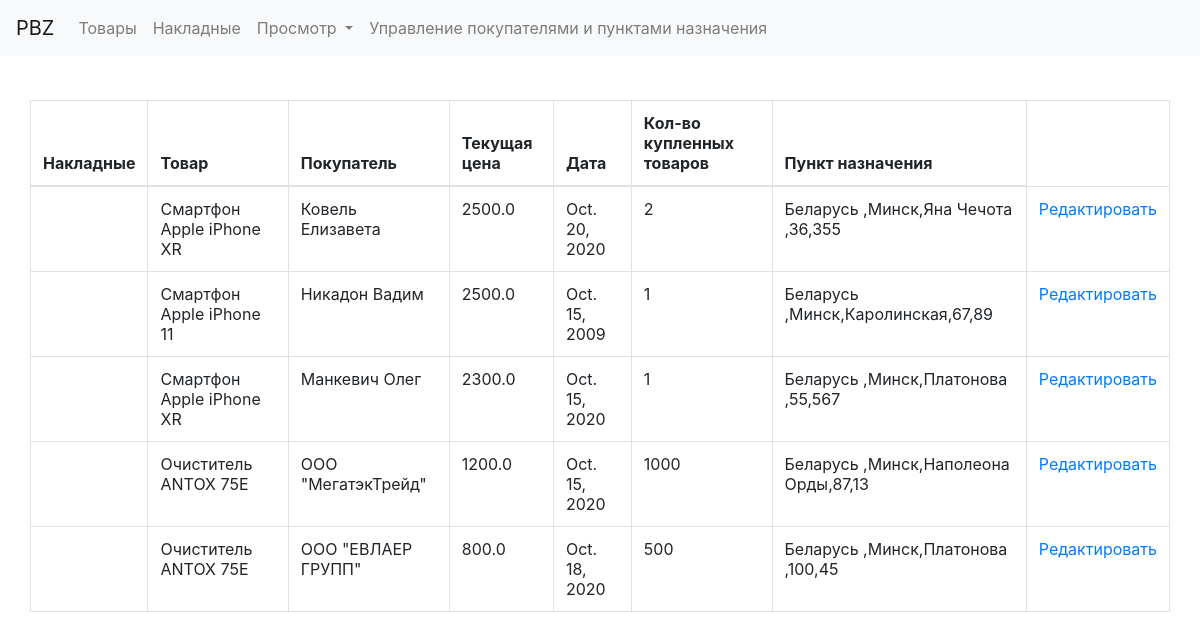
The app's page /edit_waybill_page with its own data.
### PBZ/models.py (models this page shows)
class Waybill(models.Model):
    product = models.ForeignKey(Product, on_delete=models.CASCADE)
    customer = models.OneToOneField(Customer, on_delete=models.CASCADE)
    current_price = models.FloatField()
    date= models.DateField()
    number_of_product = models.IntegerField()
    destination = models.OneToOneField(Destination, on_delete=models.CASCADE)

class Product(models.Model):
    name = models.CharField(max_length=100)
    category = models.CharField(max_length=100)
    company = models.CharField(max_length=100)

class Customer(models.Model):
    type = models.CharField(max_length=100)
    name = models.CharField(max_length=100)
    address = models.CharField(max_length=100)
    passport_id = models.IntegerField()
    passport_series = models.CharField(max_length=2)
    bank_details = models.CharField(max_length=100)

class Destination(models.Model):
    country = models.CharField(max_length=100)
    region_name = models.CharField(max_length=100)
    street = models.CharField(max_length=100)
    house_number = models.IntegerField()
    flat_number = models.IntegerField()

### PBZ/views.py (the view)
# urls.py: path('edit_waybill_page', views.edit_waybill_page, name='edit_waybill_page'),
def edit_waybill_page(request):
    context = {}
    context['waybill'] = Waybill.objects.all()
    return render(request, 'edit_waybill.html', context)

### PBZ/templates/edit_waybill.html
{% extends 'common.html' %}
{% block content %}
    <body class="container-fluid"
          style="background-image: url('http://www.bvinyl.com/image/catalog/texts/bvinyl-warehouse.jpg'); background-repeat: no-repeat; background-size: cover; background-position: center center;">
    <div class="container-fluid" style="background-color: white">
        <table class="table table-bordered">
            <thead>
            <tr>
                <th>Накладные</th>
                <th>Товар</th>
                <th>Покупатель</th>
                <th>Текущая цена</th>
                <th>Дата</th>
                <th>Кол-во купленных товаров</th>
                <th>Пункт назначения</th>
            </tr>
            </thead>
            <tbody>
                {% for item in waybill %}
                    <tr>
                    <th scope="row"></th>
                        <td>{{ item.product.name }}</td>
                    <td>{{ item.customer.name }}</td>
                    <td>{{ item.current_price }}</td>
                        <td>{{ item.date }}</td>
                        <td>{{ item.number_of_product }}</td>
                        <td>{{ item.destination.country}},{{ item.destination.region_name}},{{ item.destination.street}},{{ item.destination.house_number}},{{ item.destination.flat_number}}</td>
                    <td><a href="{% url 'edit_waybill' item.id %}">Редактировать</a></td>
                    </tr>
                {% endfor %}
            </tbody>
        </table>
    </div>
    </body>
{% endblock %}

### PBZ/templates/common.html (style rules this page uses)
body { padding-top: 100px; }

### records on screen
Waybill: product.name "Смартфон Apple iPhone XR", customer.name "Ковель Елизавета", current_price "2500.0", date "Oct. 20, 2020", number_of_product "2", destination.country "Беларусь", destination.region_name "Минск", destination.street "Яна Чечота", destination.house_number "36", destination.flat_number "355"
Waybill: product.name "Смартфон Apple iPhone 11", customer.name "Никадон Вадим", current_price "2500.0", date "Oct. 15, 2009", number_of_product "1", destination.country "Беларусь", destination.region_name "Минск", destination.street "Каролинская", destination.house_number "67", destination.flat_number "89"
Waybill: product.name "Смартфон Apple iPhone XR", customer.name "Манкевич Олег", current_price "2300.0", date "Oct. 15, 2020", number_of_product "1", destination.country "Беларусь", destination.region_name "Минск", destination.street "Платонова", destination.house_number "55", destination.flat_number "567"
Waybill: product.name "Очиститель ANTOX 75E", customer.name "ООО \"МегатэкТрейд\"", current_price "1200.0", date "Oct. 15, 2020", number_of_product "1000", destination.country "Беларусь", destination.region_name "Минск", destination.street "Наполеона Орды", destination.house_number "87", destination.flat_number "13"
Waybill: product.name "Очиститель ANTOX 75E", customer.name "ООО \"ЕВЛАЕР ГРУПП\"", current_price "800.0", date "Oct. 18, 2020", number_of_product "500", destination.country "Беларусь", destination.region_name "Минск", destination.street "Платонова", destination.house_number "100", destination.flat_number "45"
